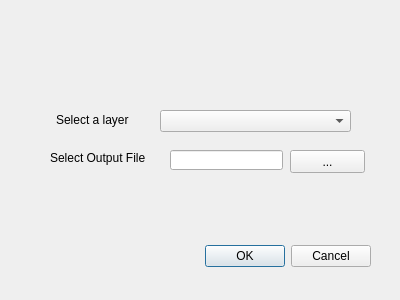
<?xml version="1.0" encoding="UTF-8"?>
<ui version="4.0">
 <class>SaveAttributeDialogBase</class>
 <widget class="QDialog" name="SaveAttributeDialogBase">
  <property name="geometry">
   <rect>
    <x>0</x>
    <y>0</y>
    <width>400</width>
    <height>300</height>
   </rect>
  </property>
  <property name="windowTitle">
   <string>Save Attribute</string>
  </property>
  <widget class="QDialogButtonBox" name="button_box">
   <property name="geometry">
    <rect>
     <x>30</x>
     <y>240</y>
     <width>341</width>
     <height>32</height>
    </rect>
   </property>
   <property name="orientation">
    <enum>Qt::Horizontal</enum>
   </property>
   <property name="standardButtons">
    <set>QDialogButtonBox::Cancel|QDialogButtonBox::Ok</set>
   </property>
  </widget>
  <widget class="QComboBox" name="comboBox">
   <property name="geometry">
    <rect>
     <x>160</x>
     <y>110</y>
     <width>191</width>
     <height>22</height>
    </rect>
   </property>
  </widget>
  <widget class="QLabel" name="label">
   <property name="geometry">
    <rect>
     <x>56</x>
     <y>110</y>
     <width>91</width>
     <height>20</height>
    </rect>
   </property>
   <property name="text">
    <string>Select a layer</string>
   </property>
  </widget>
  <widget class="QLabel" name="label_2">
   <property name="geometry">
    <rect>
     <x>50</x>
     <y>150</y>
     <width>101</width>
     <height>16</height>
    </rect>
   </property>
   <property name="text">
    <string>Select Output File</string>
   </property>
  </widget>
  <widget class="QLineEdit" name="lineEdit">
   <property name="geometry">
    <rect>
     <x>170</x>
     <y>150</y>
     <width>113</width>
     <height>20</height>
    </rect>
   </property>
  </widget>
  <widget class="QPushButton" name="pushButton">
   <property name="geometry">
    <rect>
     <x>290</x>
     <y>150</y>
     <width>75</width>
     <height>23</height>
    </rect>
   </property>
   <property name="text">
    <string>...</string>
   </property>
  </widget>
 </widget>
 <resources/>
 <connections>
  <connection>
   <sender>button_box</sender>
   <signal>accepted()</signal>
   <receiver>SaveAttributeDialogBase</receiver>
   <slot>accept()</slot>
   <hints>
    <hint type="sourcelabel">
     <x>20</x>
     <y>20</y>
    </hint>
    <hint type="destinationlabel">
     <x>20</x>
     <y>20</y>
    </hint>
   </hints>
  </connection>
  <connection>
   <sender>button_box</sender>
   <signal>rejected()</signal>
   <receiver>SaveAttributeDialogBase</receiver>
   <slot>reject()</slot>
   <hints>
    <hint type="sourcelabel">
     <x>20</x>
     <y>20</y>
    </hint>
    <hint type="destinationlabel">
     <x>20</x>
     <y>20</y>
    </hint>
   </hints>
  </connection>
 </connections>
</ui>
